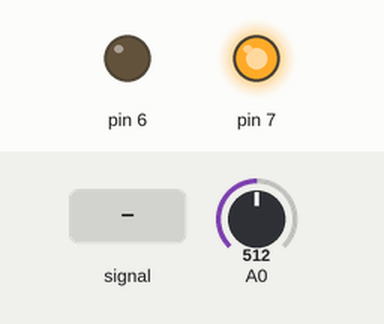
Simulated run of this sketch. Board: Arduino Uno, built with avr-gcc and run on an emulated ATmega328P. On the bench: output pins drawn as LEDs (lit = HIGH). Inputs (shaded band) come from the test bench; at power-on: A0 = 512.

Above: at 1.2 s.
1.3 s: A0 fed a 200 Hz sine of ±81 counts around its level
At 2.3 s:
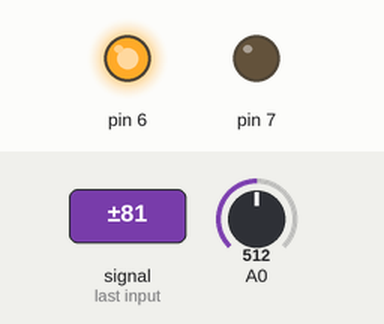
2.8 s: A0 set to 716
At 2.82 s:
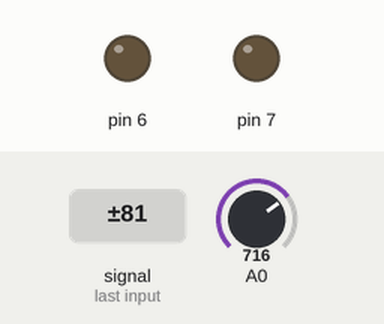
4.3 s: A0 set to 306
At 4.9 s:
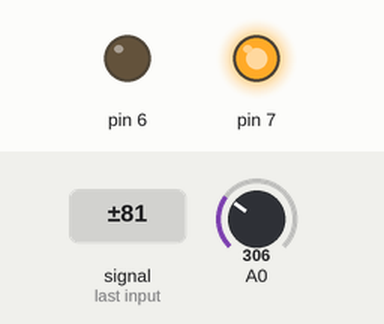
Timing chart, 0 to 7.3 s (numbered marks = the images above; inputs shaded):
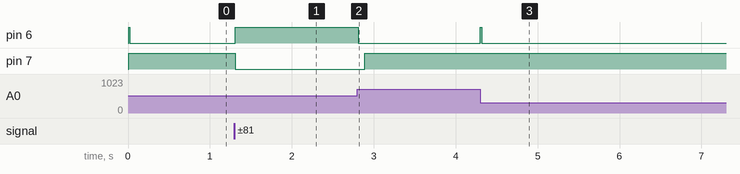

Measured:
- after the input at 1.3 s, pin 6: LOW → HIGH at once; pin 7: HIGH → LOW at once
- after the input at 2.8 s, pin 6: HIGH → LOW at once; pin 7: LOW → HIGH after 0.09 s
- after the input at 4.3 s, pin 6: LOW → HIGH at once, → LOW 0.02 s later

The sketch:

eksempelkode_D8.ino
```cpp
// Eksempel kode for oppsett av timer-interrupt for en konstant samplingsfrekvens

#include <TimerOne.h>
/* Om du ikke har innstallert dette biblioteket
gå til Sketch -> Include library -> Manage Libraries
Søk opp TimerOne og innstaller*/

// Globale variaber
volatile int sample; // Holder siste sample
volatile float prevsample=0;
bool newSample; // Støtte varibel for å sjekke om ny sample er tatt
float lowpass=0;
float highpass=0;

float last_lowpass=0;
float last_highpass=0;

float sum_low=0;
float sum_high=0;

float mean_low=0;
float mean_high=0;

float alow=0.5;
float ahigh=0.5;

int k=20;
int count=0;

void setup() {
  // Oppsett av timer interrupt
  Timer1.initialize(500); // 500 mikrosekund mellom hver sample -> gir F_s = 2kHz
  // Argumentet i "attachInterrupt" bestemmer hvilken funskjon som er interrupt handler
  Timer1.attachInterrupt(takeSample);
  Serial.begin(115200);
  pinMode(0,INPUT);
  pinMode(6,OUTPUT);
  pinMode(7,OUTPUT);
}
void lowpassfilter(){
  lowpass=sample-prevsample + alow * last_lowpass;
  last_lowpass=lowpass;
}

void highpassfilter(){
  highpass=sample-prevsample - ahigh* last_highpass;
  last_highpass=highpass;
}


void loop() {

   if(newSample){
    // Ny sample er tatt
    lowpassfilter();
    highpassfilter();
    sum_low+=abs(lowpass);
    sum_high+=abs(highpass);
    count++;

    if (count==k)
    {
      mean_low=sum_low/k;
      mean_high=sum_high/k;
      if (mean_low<k && mean_high<k)
      {digitalWrite(6,LOW);}
      else
      {digitalWrite(6,HIGH);}
      if (mean_low > mean_high)
        {digitalWrite(7,LOW);}
      else
        {digitalWrite(7,HIGH);}
      sum_low=0;
      sum_high=0;
      count=0;
      mean_low=0;
      mean_high=0;
    }
    prevsample=sample;
    newSample = false;
  }
}


// Interrupt-handler (denne kalles ved hvert interrupt)
void takeSample(void){
  sample = analogRead(0); // Sampler på A0
  newSample = true;
}
```
